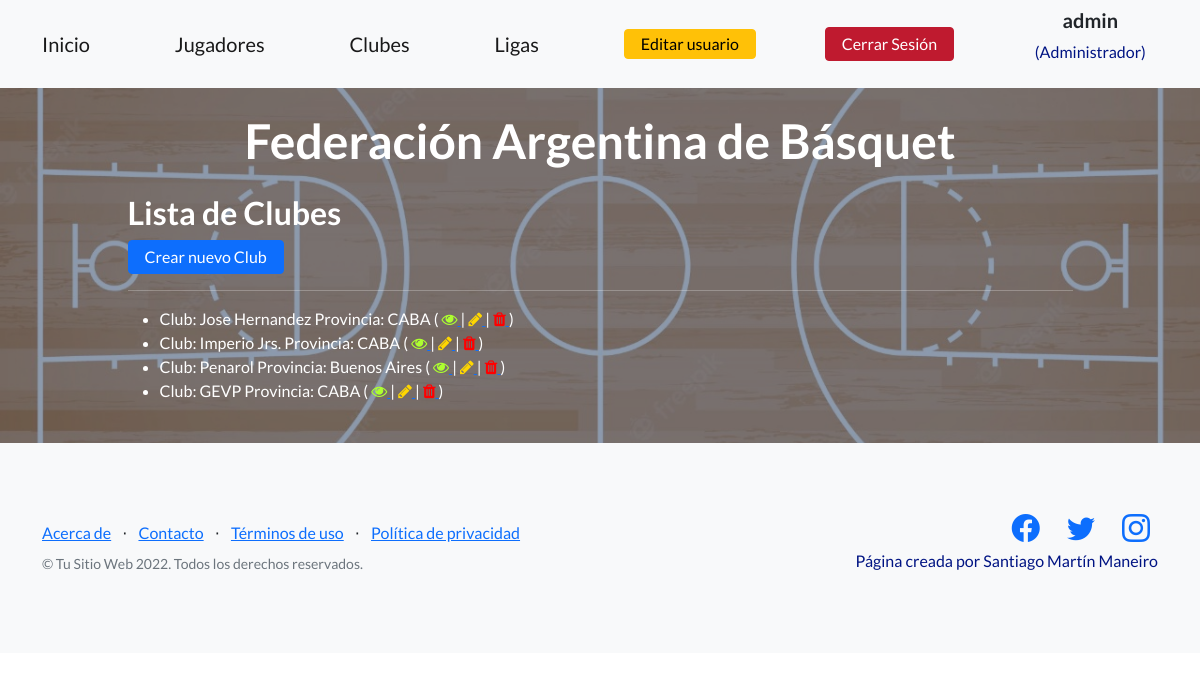
The page /clubes/ (signed in) on the database its author committed.
### clubes/models.py (models this page shows)
class Clubes(models.Model):
    nombre = models.CharField(max_length=30)
    provincia = models.CharField(max_length=30)
    descripcion = models.TextField(blank = True, null=True)
    def __str__(self):
        return f'Club: {self.nombre} \nProvincia: {self.provincia}'

### clubes/views.py (the view)
# urls.py: path('', views.ClubesListView.as_view(), name='clubes-list'),
class ClubesListView(ListView):
    model = Clubes
    template_name = "clubes_list.html"

### clubes/templates/clubes_list.html (shortened to what this page needs)
{% extends "index.html" %}
{% load static %}
{% block ProjectManeiro_content %}
{% if user.is_authenticated %}
<h2>Lista de Clubes</h2>
<a class="btn btn-azul" href="{% url 'clubes:clubes-add' %}">Crear nuevo Club</a>
{% endif %}
<hr></hr>
<ul>
    {% if user.is_authenticated %}
    {% for clubes in clubes_list %}
    <li>
        {{clubes}}
        (
        <a href="{% url 'clubes:clubes-detail' clubes.id %}">
            <i class="fa fa-eye" style="color:greenyellow"> </i>
        </a>
        |
        <a href="{% url 'clubes:clubes-update' clubes.id %}">
            <i class="fa fa-pencil" style="color:gold"> </i>
        </a>
        |
        <a href="{% url 'clubes:clubes-delete' clubes.id %}">
            <i class="fa fa-trash" style="color:red"> </i>
        </a>
        )
    </li>
    {% endfor %}
    {% endif %}
</ul>
{% endblock %}

### home/templates/index.html (shortened to what this page needs)
<!DOCTYPE html>
<html lang="en">
    <head>
        {% load static %}
        <link href="https://cdn.jsdelivr.net/npm/bootstrap-icons@1.5.0/font/bootstrap-icons.css" rel="stylesheet" type="text/css" />
        <link href="{% static 'home/css/styles.css' %}" rel="stylesheet" />
        <link rel="stylesheet" href="https://cdnjs.cloudflare.com/ajax/libs/font-awesome/4.7.0/css/font-awesome.min.css">
    </head>
    <body>
        <nav class="navbar navbar-light bg-light static-top">
            <div class="container">
                <a class="navbar-brand" href="{% url 'home:main' %}">Inicio</a>
                <a class="navbar-brand" href="{% url 'jugadores:jugadores-list' %}">Jugadores</a>
                <a class="navbar-brand" href="{% url 'clubes:clubes-list' %}">Clubes</a>
                <a class="navbar-brand" href="{% url 'ligas:ligas-list' %}">Ligas</a>
                {% if user.is_authenticated %}
                <a class="btn2 btn-warning" href="{% url 'user:user-update' %}">Editar usuario</a>
                <a class="btn btn-primary" href="{% url 'user:user-logout' %}">Cerrar Sesión</a>
                {% else %}
                <a class="btn btn-azul" href="{% url 'user:user-login' %}">Iniciar Sesión</a>
                {% endif %}
                {% if user.is_authenticated %}
                <div class="text-center">
                    <h5>{{ user.username }}</h5>
                        <div class="container">
                        {% if user.is_superuser %}
                        <h7><p style="color: rgb(0, 20, 131)" >(Administrador)</p></h7>
                        {% else %}
                        <h7><p style="color: rgb(0, 20, 131)" >(No eres Administrador)</p></h7>
                        {%endif%}
                        </div>
                {% endif %}
            </div>
        </nav>
        <header class="masthead">
            <div class="container position-relative">
                <div class="row justify-content-center">
                    <div class="col-xl-6">
                        <div class="text-center text-white">
                            <h1 class="mb-5">Federación Argentina de Básquet</h1>
                            <div class="text-lg-start text-white">
                                {% block ProjectManeiro_content %}
                                {% endblock %}
                            </div>
                        </div>
                    </div>
                </div>
            </div>
        </header>
        <footer class="footer bg-light">
            <div class="container">
                <div class="row">
                    <div class="col-lg-6 h-100 text-center text-lg-start my-auto">
                        <ul class="list-inline mb-2">
                            <li class="list-inline-item"><a href="{% url 'home:acerca-de' %}">Acerca de</a></li>
                            <li class="list-inline-item">⋅</li>
                            <li class="list-inline-item"><a href="{% url 'home:contacto' %}">Contacto</a></li>
                            <li class="list-inline-item">⋅</li>
                            <li class="list-inline-item"><a href="#!">Términos de uso</a></li>
                            <li class="list-inline-item">⋅</li>
                            <li class="list-inline-item"><a href="#!">Política de privacidad</a></li>
                        </ul>
                        <p class="text-muted small mb-4 mb-lg-0">&copy; Tu Sitio Web 2022. Todos los derechos reservados.</p>
                    </div>
                    <div class="col-lg-6 h-100 text-center text-lg-end my-auto">
                        <ul class="list-inline mb-0">
                            <li class="list-inline-item me-4">
                                <a href="http://facebook.com/saantiago.martin/"><i class="bi-facebook fs-3"></i></a>
                            </li>
                            <li class="list-inline-item me-4">
                                <a href="http://twitter.com/SantiiManeiro"><i class="bi-twitter fs-3"></i></a>
                            </li>
                            <li class="list-inline-item">
                                <a href="http://instagram.com/santimaneiro/"><i class="bi-instagram fs-3"></i></a>
                            </li>
                            <h7><p style="color: rgb(0, 20, 131)" >Página creada por Santiago Martín Maneiro</p></h7>
                        </ul>
                    </div>
                </div>
            </div>
        </footer>
    </body>
</html>

### rows shown on the page
Clubes: nombre+provincia "Club: Jose Hernandez Provincia: CABA"
Clubes: nombre+provincia "Club: Imperio Jrs. Provincia: CABA"
Clubes: nombre+provincia "Club: Penarol Provincia: Buenos Aires"
Clubes: nombre+provincia "Club: GEVP Provincia: CABA"

### other values the page prints
{{ user.username }} "admin"
